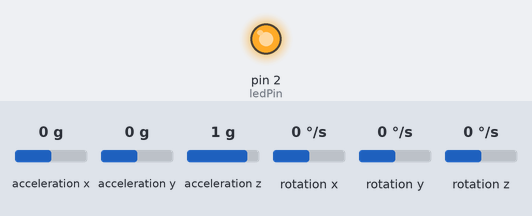
The sketch below on a simulated Arduino Uno, built with avr-gcc and run on an emulated ATmega328P. Parts: output pins drawn as LEDs (lit = HIGH). Wiring (inferred from the names in the program): MPU-6050 motion sensor at I2C address 0x68. Inputs (shaded band) come from the test bench; at power-on: acceleration x 0 g, acceleration y 0 g, acceleration z 1 g, rotation x 0 °/s, rotation y 0 °/s, rotation z 0 °/s. No radio packets arrive unless stated; what the sketch prints to the serial monitor is not drawn.

Above: at 0.1 s.
Timing chart, 0 to 1.6 s (numbered marks = the images above):
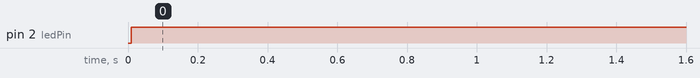

Measured:
- by itself, pin 2 (ledPin): LOW → HIGH at 0.01 s

The sketch:

TX-code.ino
```cpp
#include <Wire.h>     // I2C communication library (used for MPU6050)
#include <SPI.h>      // SPI library for NRF24L01
#include <RF24.h>     // NRF24L01 library

// NRF24L01 object
// CE connected to D7
// CSN connected to D8
RF24 radio(7, 8); // CE, CSN on TX

// Communication address (must match receiver)
const byte address[6] = "00001";

// LED indicates connection status
int ledPin = 2;

// Structure to send sensor values
struct DataPacket {
  int x;
  int y;
  int z;
};

DataPacket data;

void setup() {

  // Start Serial Monitor
  Serial.begin(9600);

  // Start I2C communication
  Wire.begin();

  // Configure LED pin as output
  pinMode(ledPin, OUTPUT);

  // ---------------- Wake up MPU6050 ----------------
  // MPU6050 starts in sleep mode by default
  Wire.beginTransmission(0x68);
  Wire.write(0x6B);     // Power Management Register
  Wire.write(0);        // Set to 0 to wake up MPU6050
  Wire.endTransmission(true);

  // ---------------- NRF24L01 Setup ----------------

  radio.begin();                         // Initialize NRF24L01
  radio.openWritingPipe(address);        // Open writing pipe
  radio.setPALevel(RF24_PA_MIN);         // Minimum transmission power
  radio.setDataRate(RF24_250KBPS);       // Lower data rate for better range
  radio.setChannel(76);                  // Communication channel
  radio.setCRCLength(RF24_CRC_16);       // Enable 16-bit CRC
  radio.stopListening();                 // Set NRF as transmitter

  Serial.println("TX Started");
}

void loop() {

  // Read values from MPU6050
  readMPU();

  // Send data to the receiver
  bool sent = radio.write(&data, sizeof(data));

  // Check whether transmission was successful
  if (sent) {

    // Keep LED ON while connected
    digitalWrite(ledPin, HIGH);

    Serial.print("Connected | X: ");

  } else {

    // Blink LED if receiver is not responding
    digitalWrite(ledPin, millis() / 300 % 2);

    Serial.print("Disconnected | X: ");
  }

  // Print transmitted values to Serial Monitor
  Serial.print(data.x);
  Serial.print(" Y: ");
  Serial.print(data.y);
  Serial.print(" Z: ");
  Serial.println(data.z);

  // Small delay for stable transmission
  delay(50);
}

// --------------------------------------------------
// Reads Accelerometer and Gyroscope values
// from the MPU6050
// --------------------------------------------------
void readMPU() {

  int16_t AcX, AcY, AcZ;
  int16_t GyX, GyY, GyZ;

  // Request data starting from register 0x3B
  Wire.beginTransmission(0x68);
  Wire.write(0x3B);
  Wire.endTransmission(false);

  // Request 14 bytes from MPU6050
  Wire.requestFrom(0x68, 14, true);

  // Read Accelerometer values
  AcX = Wire.read() << 8 | Wire.read();
  AcY = Wire.read() << 8 | Wire.read();
  AcZ = Wire.read() << 8 | Wire.read();

  // Skip Temperature register (2 bytes)
  Wire.read();
  Wire.read();

  // Read Gyroscope values
  GyX = Wire.read() << 8 | Wire.read();
  GyY = Wire.read() << 8 | Wire.read();
  GyZ = Wire.read() << 8 | Wire.read();

  // Store required values in the data packet
  // X-axis Accelerometer
  data.x = AcX;

  // Y-axis Accelerometer
  data.y = AcY;

  // Z-axis Gyroscope (used for rotation)
  data.z = GyZ;
}
```
